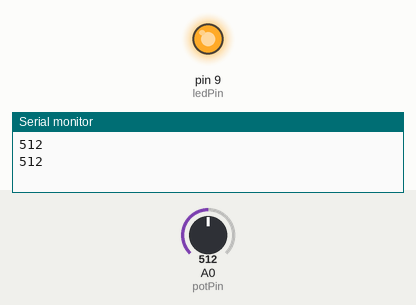
Recording of a sketch running on a simulated Arduino Uno, built with avr-gcc and run on an emulated ATmega328P. Shown: output pins drawn as LEDs (lit = HIGH), the last lines printed to the serial monitor. The inputs (shaded band) are chosen by the test bench; at power-on: A0 (potPin) = 512.

Above: at 1.8 s.
1.9 s: A0 (potPin) set to 483
At 2.7 s:
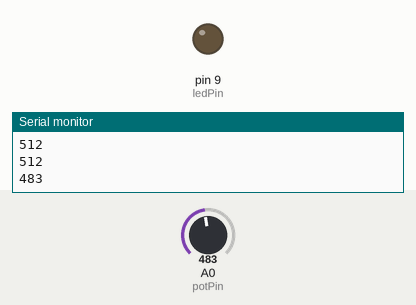
3.5 s: A0 (potPin) set to 510
At 5.2 s:
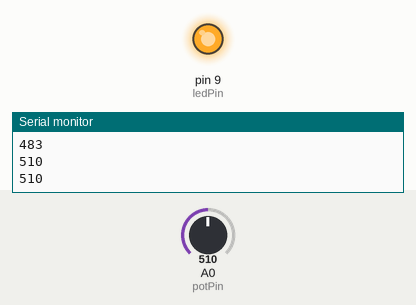
5.5 s: A0 (potPin) set to 490
At 6.9 s:
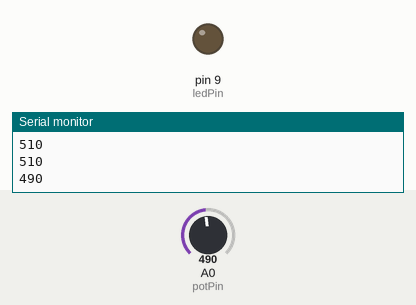
Timing chart, 0 to 8.5 s (numbered marks = the images above; inputs shaded):
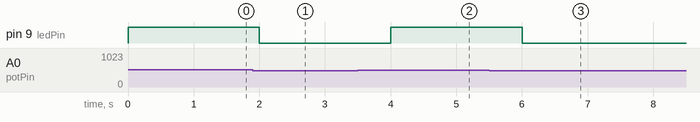

The sketch:

acender_led_se_valor_potenciometro_maior_500.ino
```cpp
const int potPin = A0; // Pino analógico onde o potenciômetro está conectado
const int ledPin = 9;  // Pino digital onde o LED está conectado

void setup() {
  pinMode(ledPin, OUTPUT); // Define o pino do LED como saída
  Serial.begin(9600); // Inicializa a comunicação serial com uma taxa de 9600 baud
}

void loop() {
  int potValue = analogRead(potPin); // Lê o valor do potenciômetro

  if (potValue > 500) {
    digitalWrite(ledPin, HIGH); // Liga o LED se o valor do potenciômetro for maior que 500
  } else {
    digitalWrite(ledPin, LOW);  // Desliga o LED caso contrário
  }

  Serial.println(potValue); // Envia o valor lido para o monitor serial

  delay(1000); // Aguarda um curto período de tempo para evitar leituras muito rápidas

}
```

Measured:
- the behaviour switches between 501 and 500 on A0 (potPin) (found by bisection; images 0 and 1)
- after the input at 1.9 s, pin 9 (ledPin): HIGH → LOW after 0.10 s
- after the input at 3.5 s, pin 9 (ledPin): LOW → HIGH after 0.50 s
- after the input at 5.5 s, pin 9 (ledPin): HIGH → LOW after 0.50 s
